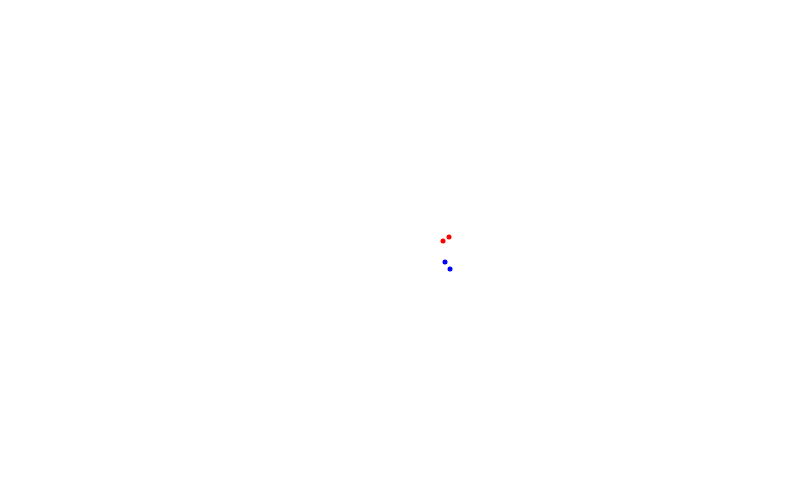
Frame 1 (no input)
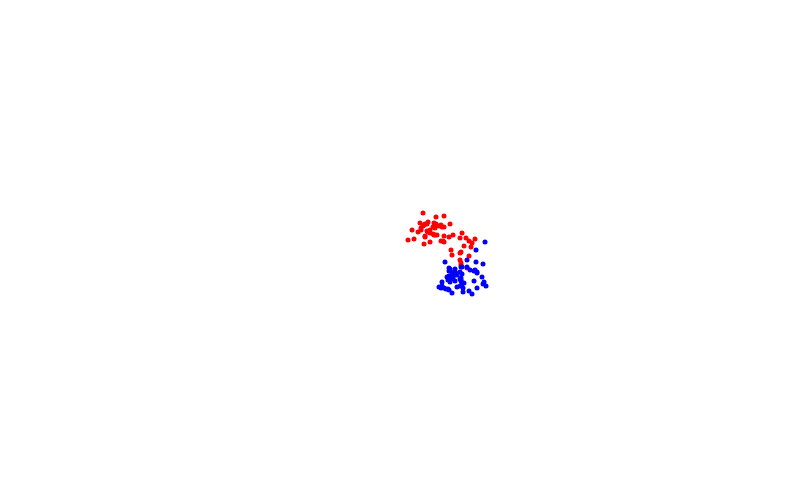
Frame 60 (no input)
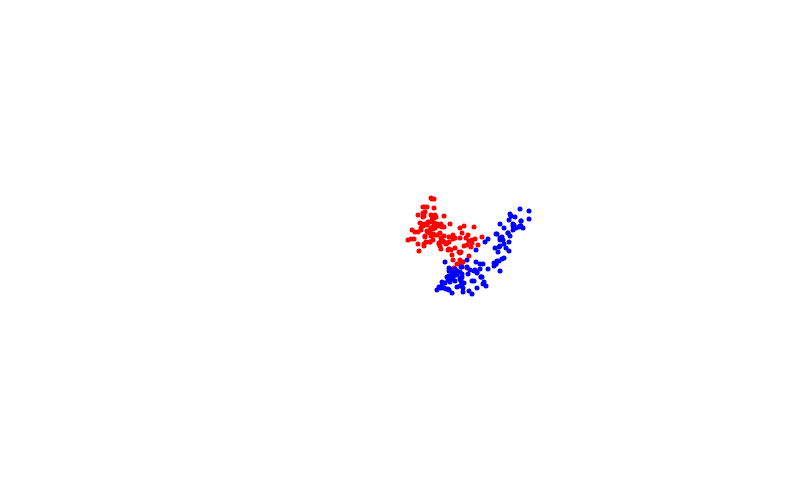
Frame 120 (the mouse pressed at the canvas centre since frame 60)

The p5.js sketch that drew these frames (run headless with seeded random() and noise() and a simulated clock; from frame 60 on, the mouse is pressed at the canvas centre):

// p5.js sketch
// ── sketch.js
let points1 = [];
let points2 = [];
let points3 = [];
let points4 = [];
let isGreenWalk;
let isOrangeWalk;

function setup() {
  createCanvas(800, 500);
  points1.push(createVector(Math.round(random(300, 500)), Math.round(random(200, 400))));
  points2.push(createVector(Math.round(random(300, 500)), Math.round(random(200, 400))));
  isGreenWalk = false;
  isOrangeWalk = false;
  strokeWeight(5);
}

function draw() {
  background(255);
  stroke(255, 0, 0);
  doRandomWalk(points1);
  stroke(0, 0, 255);
  doRandomWalk(points2);
  if(isGreenWalk) {
    stroke(0, 255, 0);
    doRandomWalk(points3);
  }
  else {
    isGreenWalk = checkForIntersection(points1, points2, points3);
  }
  if(isGreenWalk && isOrangeWalk) {
    stroke(255, 165, 0);
    doRandomWalk(points4);
  }
  else {
    isOrangeWalk = checkForIntersection(points2, points3, points4)
  }
}

function doRandomWalk(point_arr) {
  let x_val = point_arr[point_arr.length - 1].x;
  let y_val = point_arr[point_arr.length - 1].y;
  x_val += Math.round(random(-10, 10));
  y_val += Math.round(random(-10, 10));
  x_val = constrain(x_val, 0, width);
  y_val = constrain(y_val, 0, height);
  point_arr.push(createVector(x_val, y_val)); 
  for (let i = 0; i < point_arr.length; i++) {
    point(point_arr[i].x, point_arr[i].y);
  }
}

function checkForIntersection(rand1, rand2, rand3) {
  let lastPoint = rand1[rand1.length - 1];
  for (let i = 0; i < rand2.length; i++) {
    if (lastPoint.x == rand2[i].x && lastPoint.y == rand2[i].y) {
      rand3.push(createVector(lastPoint.x, lastPoint.y));
      return true;
    }
  }
  return false;
}
